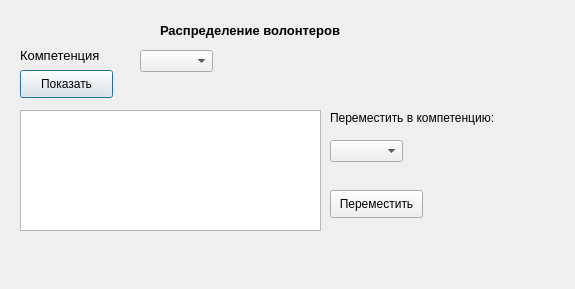
<?xml version="1.0" encoding="UTF-8"?>
<ui version="4.0">
 <class>DistributeVolunteers</class>
 <widget class="QDialog" name="DistributeVolunteers">
  <property name="geometry">
   <rect>
    <x>0</x>
    <y>0</y>
    <width>575</width>
    <height>289</height>
   </rect>
  </property>
  <property name="windowTitle">
   <string>Dialog</string>
  </property>
  <widget class="QLabel" name="DistributeLabel">
   <property name="geometry">
    <rect>
     <x>160</x>
     <y>20</y>
     <width>251</width>
     <height>21</height>
    </rect>
   </property>
   <property name="font">
    <font>
     <pointsize>10</pointsize>
     <weight>75</weight>
     <bold>true</bold>
    </font>
   </property>
   <property name="text">
    <string>Распределение волонтеров</string>
   </property>
  </widget>
  <widget class="QTableWidget" name="VolunteersTable">
   <property name="geometry">
    <rect>
     <x>20</x>
     <y>110</y>
     <width>301</width>
     <height>121</height>
    </rect>
   </property>
  </widget>
  <widget class="QLabel" name="CompetenceLabel">
   <property name="geometry">
    <rect>
     <x>20</x>
     <y>40</y>
     <width>111</width>
     <height>31</height>
    </rect>
   </property>
   <property name="font">
    <font>
     <pointsize>10</pointsize>
    </font>
   </property>
   <property name="text">
    <string>Компетенция</string>
   </property>
  </widget>
  <widget class="QComboBox" name="CompetenceComboBox">
   <property name="geometry">
    <rect>
     <x>140</x>
     <y>50</y>
     <width>73</width>
     <height>22</height>
    </rect>
   </property>
  </widget>
  <widget class="QPushButton" name="SearchButton">
   <property name="geometry">
    <rect>
     <x>20</x>
     <y>70</y>
     <width>93</width>
     <height>28</height>
    </rect>
   </property>
   <property name="text">
    <string>Показать</string>
   </property>
  </widget>
  <widget class="QLabel" name="NewCompetenceLabel">
   <property name="geometry">
    <rect>
     <x>330</x>
     <y>110</y>
     <width>181</width>
     <height>16</height>
    </rect>
   </property>
   <property name="text">
    <string>Переместить в компетенцию:</string>
   </property>
  </widget>
  <widget class="QComboBox" name="NewCompetenceComboBox">
   <property name="geometry">
    <rect>
     <x>330</x>
     <y>140</y>
     <width>73</width>
     <height>22</height>
    </rect>
   </property>
  </widget>
  <widget class="QPushButton" name="DistributeButton">
   <property name="geometry">
    <rect>
     <x>330</x>
     <y>190</y>
     <width>93</width>
     <height>28</height>
    </rect>
   </property>
   <property name="text">
    <string>Переместить</string>
   </property>
  </widget>
 </widget>
 <resources/>
 <connections/>
</ui>
